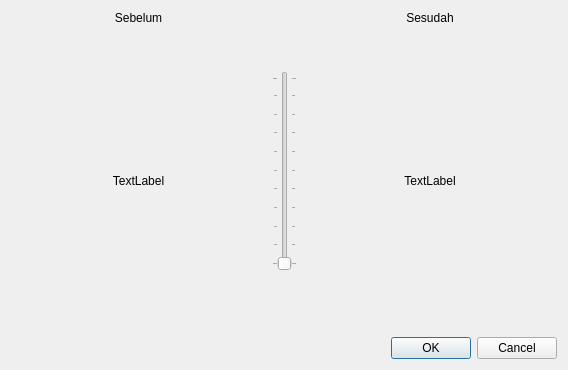
<?xml version="1.0" encoding="UTF-8"?>
<ui version="4.0">
 <class>GammaEditorDialog</class>
 <widget class="QDialog" name="GammaEditorDialog">
  <property name="geometry">
   <rect>
    <x>0</x>
    <y>0</y>
    <width>568</width>
    <height>370</height>
   </rect>
  </property>
  <property name="windowTitle">
   <string>Dialog</string>
  </property>
  <layout class="QVBoxLayout" name="verticalLayout_4">
   <item>
    <layout class="QHBoxLayout" name="horizontalLayout">
     <item>
      <layout class="QVBoxLayout" name="verticalLayout">
       <item>
        <widget class="QLabel" name="label">
         <property name="maximumSize">
          <size>
           <width>16777215</width>
           <height>13</height>
          </size>
         </property>
         <property name="text">
          <string>Sebelum</string>
         </property>
         <property name="alignment">
          <set>Qt::AlignCenter</set>
         </property>
        </widget>
       </item>
       <item>
        <widget class="QLabel" name="imBef">
         <property name="sizePolicy">
          <sizepolicy hsizetype="Minimum" vsizetype="Preferred">
           <horstretch>0</horstretch>
           <verstretch>0</verstretch>
          </sizepolicy>
         </property>
         <property name="text">
          <string>TextLabel</string>
         </property>
         <property name="alignment">
          <set>Qt::AlignCenter</set>
         </property>
        </widget>
       </item>
      </layout>
     </item>
     <item>
      <layout class="QVBoxLayout" name="verticalLayout_3">
       <item>
        <spacer name="verticalSpacer">
         <property name="orientation">
          <enum>Qt::Vertical</enum>
         </property>
         <property name="sizeHint" stdset="0">
          <size>
           <width>20</width>
           <height>40</height>
          </size>
         </property>
        </spacer>
       </item>
       <item>
        <widget class="QSlider" name="gslide">
         <property name="minimumSize">
          <size>
           <width>0</width>
           <height>200</height>
          </size>
         </property>
         <property name="maximumSize">
          <size>
           <width>16777215</width>
           <height>16777215</height>
          </size>
         </property>
         <property name="minimum">
          <number>1</number>
         </property>
         <property name="maximum">
          <number>100</number>
         </property>
         <property name="value">
          <number>1</number>
         </property>
         <property name="orientation">
          <enum>Qt::Vertical</enum>
         </property>
         <property name="invertedAppearance">
          <bool>false</bool>
         </property>
         <property name="invertedControls">
          <bool>true</bool>
         </property>
         <property name="tickPosition">
          <enum>QSlider::TicksBothSides</enum>
         </property>
         <property name="tickInterval">
          <number>10</number>
         </property>
        </widget>
       </item>
       <item>
        <spacer name="verticalSpacer_2">
         <property name="orientation">
          <enum>Qt::Vertical</enum>
         </property>
         <property name="sizeHint" stdset="0">
          <size>
           <width>20</width>
           <height>40</height>
          </size>
         </property>
        </spacer>
       </item>
      </layout>
     </item>
     <item>
      <layout class="QVBoxLayout" name="verticalLayout_2">
       <item>
        <widget class="QLabel" name="label_3">
         <property name="maximumSize">
          <size>
           <width>16777215</width>
           <height>13</height>
          </size>
         </property>
         <property name="text">
          <string>Sesudah</string>
         </property>
         <property name="alignment">
          <set>Qt::AlignCenter</set>
         </property>
        </widget>
       </item>
       <item>
        <widget class="QLabel" name="imAft">
         <property name="sizePolicy">
          <sizepolicy hsizetype="Minimum" vsizetype="Preferred">
           <horstretch>0</horstretch>
           <verstretch>0</verstretch>
          </sizepolicy>
         </property>
         <property name="text">
          <string>TextLabel</string>
         </property>
         <property name="alignment">
          <set>Qt::AlignCenter</set>
         </property>
        </widget>
       </item>
      </layout>
     </item>
    </layout>
   </item>
   <item>
    <widget class="QDialogButtonBox" name="buttonBox">
     <property name="sizePolicy">
      <sizepolicy hsizetype="Expanding" vsizetype="Fixed">
       <horstretch>0</horstretch>
       <verstretch>0</verstretch>
      </sizepolicy>
     </property>
     <property name="orientation">
      <enum>Qt::Horizontal</enum>
     </property>
     <property name="standardButtons">
      <set>QDialogButtonBox::Cancel|QDialogButtonBox::Ok</set>
     </property>
    </widget>
   </item>
  </layout>
 </widget>
 <resources/>
 <connections>
  <connection>
   <sender>buttonBox</sender>
   <signal>accepted()</signal>
   <receiver>GammaEditorDialog</receiver>
   <slot>accept()</slot>
   <hints>
    <hint type="sourcelabel">
     <x>248</x>
     <y>254</y>
    </hint>
    <hint type="destinationlabel">
     <x>157</x>
     <y>274</y>
    </hint>
   </hints>
  </connection>
  <connection>
   <sender>buttonBox</sender>
   <signal>rejected()</signal>
   <receiver>GammaEditorDialog</receiver>
   <slot>reject()</slot>
   <hints>
    <hint type="sourcelabel">
     <x>316</x>
     <y>260</y>
    </hint>
    <hint type="destinationlabel">
     <x>286</x>
     <y>274</y>
    </hint>
   </hints>
  </connection>
 </connections>
</ui>
